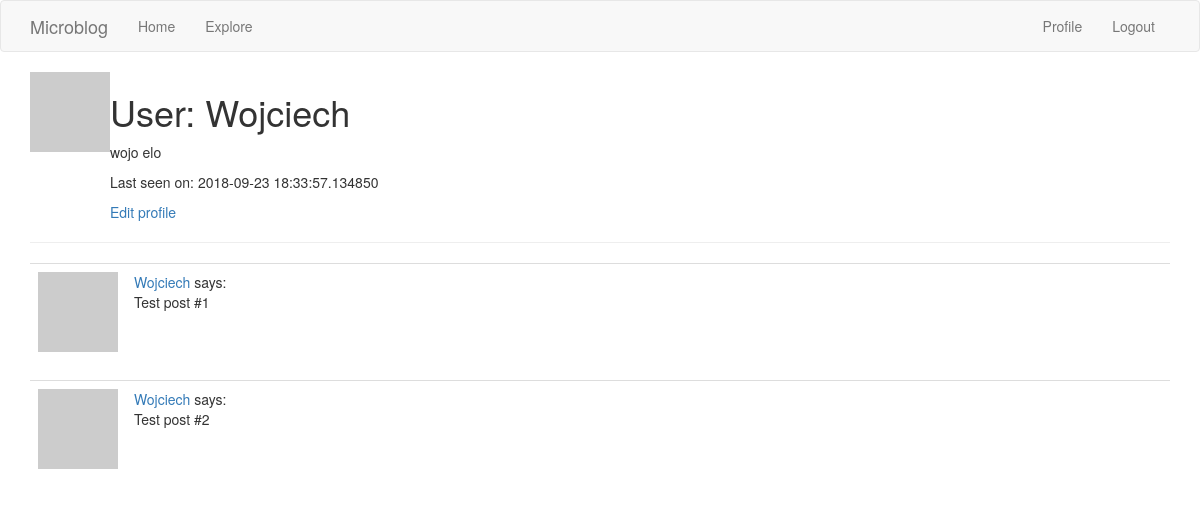
/user/Wojciech (signed in), run on an earlier commit of the app's database.
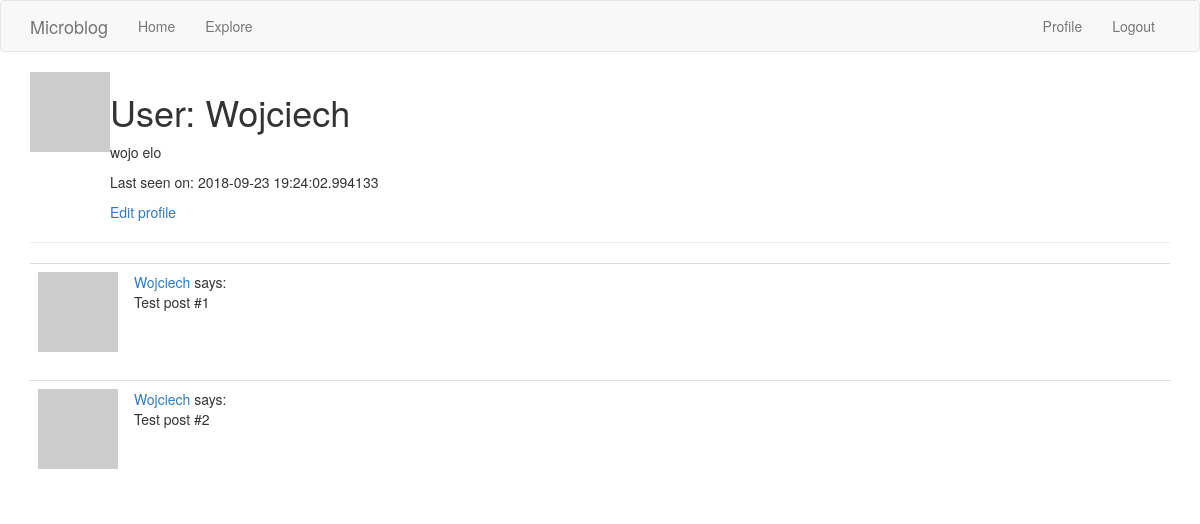
And on a later commit of the database.
### app/mod_user/models.py (models this page shows, shortened)
class UserModel(UserMixin, db.Model):
    __tablename__ = 'users'
    id = db.Column(db.Integer, primary_key = True)
    username = db.Column(db.String(80), index=True, unique=True)
    email = db.Column(db.String(120), index=True, unique=True)
    password = db.Column(db.String(100), nullable=False)
    about_me = db.Column(db.String(140))
    last_seen = db.Column(db.DateTime, default=datetime.utcnow)
    @login_manager.user_loader
    def load_user(user_id):
        return UserModel.query.get(int(user_id))
    def avatar(self, size):
        digest = md5(self.email.lower().encode('utf-8')).hexdigest()
        return 'https://www.gravatar.com/avatar/{}?d=identicon&s={}'.format(digest, size)

### app/mod_user/views.py (the view)
@user_profile.route('/user/<username>')
@login_required
def profile_get(username):
    user = UserModel.query.filter_by(username=username).first()
    posts = [
        {'author': user, 'body': 'Test post #1'},
        {'author': user, 'body': 'Test post #2'}
    ]
    return render_template('user/user.html', user=user, posts=posts)

### app/templates/user/user.html
{% extends "base.html" %}
{% block app_content %}
    <table>
        <tr valign="top">
            <td><img src="{{ user.avatar(128) }}"></td>
            <td>
                <h1>User: {{ user.username }}</h1>
                {% if user.about_me %}<p>{{ user.about_me }}</p>{% endif %}
                {% if user.last_seen %}<p>Last seen on: {{ user.last_seen }}</p>{% endif %}
                {% if user == current_user %}
                    <a href="{{ url_for('edit_profile.profile_show') }}">Edit profile</a>
                {% endif %}
            </td>
        </tr>
    </table>
    <hr>
    {% for post in posts %}
        {% include '_post.html' %}
    {% endfor %}
{% endblock %}

### app/templates/base.html (shortened to what this page needs)
{% extends 'bootstrap/base.html' %}
        {% block navbar %}
            <nav class="navbar navbar-default">
                <div class="container">
                    <div class="navbar-header">
                        <a class="navbar-brand" href="{{ url_for('main_page.show') }}">Microblog</a>
                    </div>
                    <div class="collapse navbar-collapse" id="bs-example-navbar-collapse-1">
                        <ul class="nav navbar-nav">
                            <li><a href="{{ url_for('main_page.show') }}">Home</a></li>
                            <li><a href="{{ url_for('items_page.items_show') }}">Explore</a></li>
                        </ul>
                        <ul class="nav navbar-nav navbar-right">
                            {% if current_user.is_anonymous %}
                            <li><a href="{{ url_for('login_page.login_show') }}">Login</a></li>
                            {% else %}
                            <li><a href="{{ url_for('user_profile.profile_get', username=current_user.username) }}">Profile</a></li>
                            <li><a href="{{ url_for('logout_page.logout_do') }}">Logout</a></li>
                            {% endif %}
                        </ul>
                    </div>
                </div>
            </nav>
        {% endblock %}
        {% block content %}
            <div class="container">
                {% block app_content %}{% endblock %}
            </div>
        {% endblock %}

### app/templates/_post.html
    <table class="table table-hover">
        <tr>
            <td width="70px">
                <a href="{{ url_for('user_profile.profile_get', username=post.author.username) }}">
                    <img src="{{ post.author.avatar(70) }}" />
                </a>
            </td>
            <td>
                <a href="{{ url_for('user_profile.profile_get', username=post.author.username) }}">
                    {{ post.author.username }}
                </a>
                says:
                <br>
                {{ post.body }}
            </td>
        </tr>
    </table>

What changed in the data, as far as the page shows it:
changed UserModel "Wojciech": last_seen "2018-09-23 18:33:57.134850" → "2018-09-23 19:24:02.994133"
